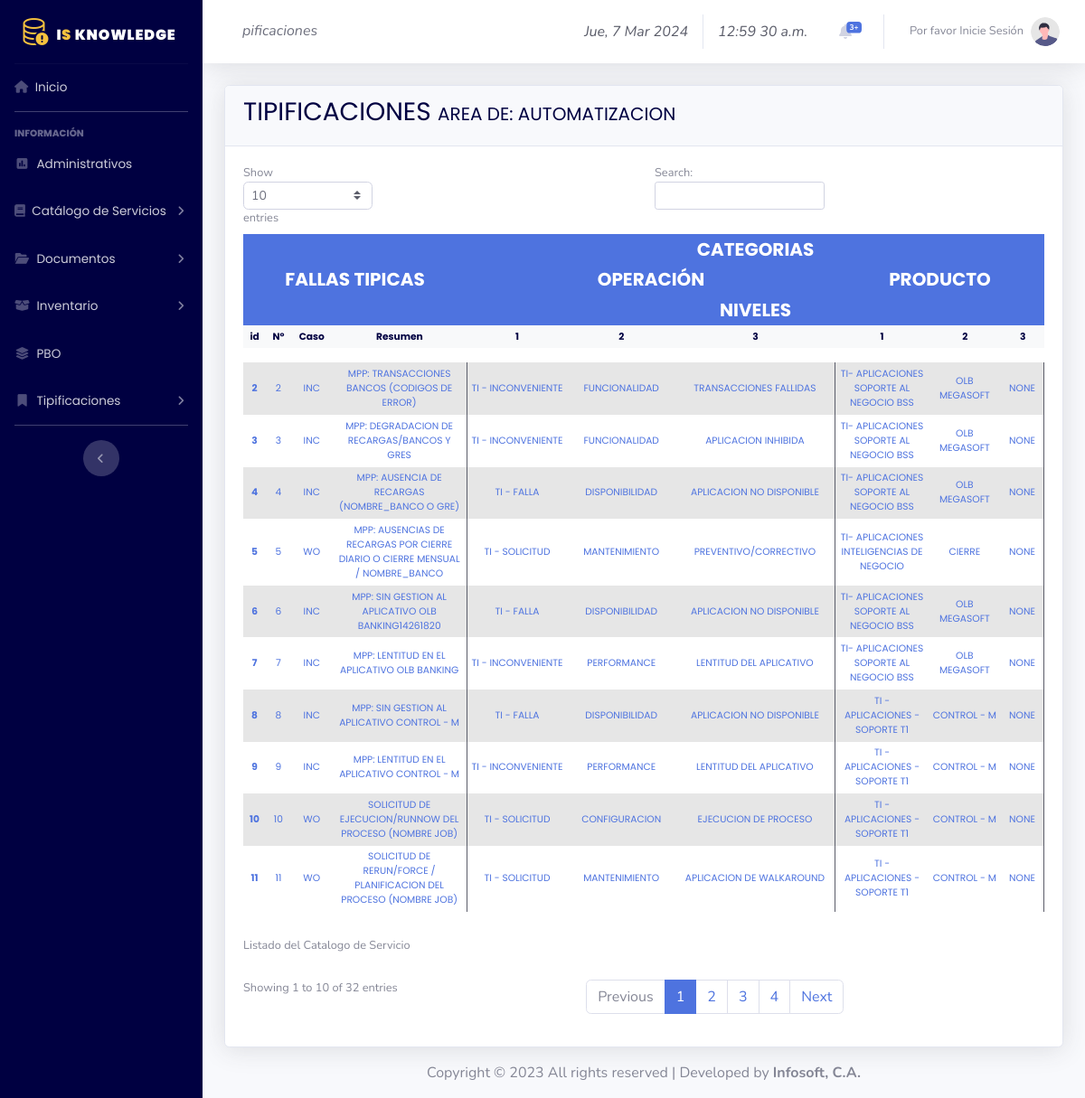
The page /tipificaciones/index.php?tipificaciones=3&area=automatizacion&value=1 on the database its author committed.
### tables this page shows
CREATE TABLE `ke_tipificaciones` (
  `KET_ID` int NOT NULL,
  `KET_ORDER` int NOT NULL,
  `KET_AREA` varchar(255) NOT NULL,
  `KET_TYPE_CASO` varchar(255) NOT NULL,
  `KET_RESUMEN` varchar(255) NOT NULL,
  `KET_OPERACIONES1` varchar(255) NOT NULL,
  `KET_OPERACIONES2` varchar(255) NOT NULL,
  `KET_OPERACIONES3` varchar(255) NOT NULL,
  `KET_PRODUCTO1` varchar(255) NOT NULL,
  `KET_PRODUCTO2` varchar(255) NOT NULL,
  `KET_PRODUCTO3` varchar(255) NOT NULL,
  `KET_CREATION_DATE` date NOT NULL,
  `KET_CREATION_USER` varchar(255) NOT NULL,
  `KET_UPDATE_DATE` date NOT NULL,
  `KET_UPDATE_USER` varchar(255) NOT NULL
);

### conexion/tipificaciones/tipificaciones_filtros.php (called while the page is built, shortened)
<?php
include '../conexion/conexion.php';
$link = $_GET["area"];
$sql = "SELECT * FROM `ke_tipificaciones` where KET_AREA = '$link'";
$result = mysqli_query ($conex, $sql);
print_r(mysqli_error($conex));
print_r(mysqli_error($conex));
print_r(mysqli_error($conex));
print_r(mysqli_error($conex));
print_r(mysqli_error($conex));
print_r(mysqli_error($conex));
print_r(mysqli_error($conex));
print_r(mysqli_error($conex));
print_r(mysqli_error($conex));
print_r(mysqli_error($conex));
?>

### Tipificaciones/tabla.php (the view, shortened to what this page needs)
<?php
     if(isset($_SESSION['userId']) && $_SESSION['typeId'] == 1)  {?>
<div class="card shadow">
    <div class="card-header text-uppercase">
        <p class="h3 titulo obj" id="card">TIPIFICACIONES
            <strong class="h5"> Area de:
                <?php if(isset($_GET["area"])!= null){ echo $link; }else{echo ""; } ?>
            </strong>
        </p>
    </div>
    <div class="card-body small">
        <div class="table-responsive">
            <table class="table table-sm table-striped text-center align-middle table-borderless tabla" width="100%" cellspacing="0" id="dataTable">
                <thead class="table-light">
                    <tr>
                        <th colspan="4" rowspan="3" class="h5 text-uppercase text-white text-center align-middle bg-primary"><strong>Fallas tipicas</strong></th>
                        <th colspan="6" class="h5 text-uppercase text-center text-white bg-primary"><strong>Categorias</strong></th>
                        <th colspan="2" rowspan="3" class="h5 text-uppercase text-center align-middle text-white bg-primary"><strong>Acciones</strong></th>
                    </tr>
                    <tr>
                        <th colspan="3" class="h5 text-uppercase text-center text-white bg-primary"><strong>Operación</strong></th>
                        <th colspan="3" class="h5 text-uppercase text-center text-white bg-primary"><strong>Producto</strong></th>
                    </tr>
                    <tr>
                        <th colspan="6" class="h5 text-uppercase text-center text-white bg-primary"><strong>Niveles</strong></th>
                    </tr>
                    <tr>
                        <th white="0.5px">id</th>
                        <th white="0.5px">N°</th>
                        <th>Caso</th>
                        <th class="">Resumen</th>
                        <th>1</th>
                        <th>2</th>
                        <th>3</th>
                        <th>1</th>
                        <th>2</th>
                        <th>3</th>
                        <th style="width: 6%;">Editar</th>
                        <th style="width: 6%;">Eliminar</th>
                    </tr>
                </thead>
                <tbody class="table-group-divider">
                    <tr>
                        <?php  if(isset($_GET["value"]) == null){ echo "No existen Datos Actualmente!"; }else { foreach ($result as $r) { ?>
                        <th class="text-primary align-middle " white="0.5px"><?= $r['KET_ID']?></th>
                        <td class="text-primary align-middle" white="0.5px" ><?= $r['KET_ORDER'];?></td>
                        <td class="text-primary align-middle"><?= $r['KET_TYPE_CASO']; ?></td>
                        <td class="text-primary align-middle border-end border-dark"><?= $r['KET_RESUMEN']; ?></td>
                        <td class="text-primary align-middle"><?= $r['KET_OPERACIONES1']; ?></td>
                        <td class="text-primary align-middle"><?= $r['KET_OPERACIONES2']; ?></td>
                        <td class="text-primary align-middle border-end border-dark"><?= $r['KET_OPERACIONES3']; ?></td>
                        <td class="text-primary align-middle"><?= $r['KET_PRODUCTO1']; ?></td>
                        <td class="text-primary align-middle"><?= $r['KET_PRODUCTO2']; ?></td>
                        <td class="text-primary align-middle border-end border-dark"><?= $r['KET_PRODUCTO3']; ?></td>
                        <td style="width: 6%;">
                            <a role="button" class="d-none d-sm-inline-block btn btn-primary btn-sm icon-t" data-bs-toggle="modal" href="#edit<?= $r['KET_ID']?>">
                                <i class="fas fa-user-pen fa-sm text-white" ></i> Editar
                            </a>
                        </td>
                        <td style="width: 6%;">
                            <a role="button" class="d-none d-sm-inline-block btn btn-secondary btn-sm icon-t" data-bs-toggle="modal" href="#delete<?= $r['KET_ID']?>">
                                <i class="fas fa-trash-alt fa-sm text-white" ></i> Eliminar
                            </a>
                        </td>
                        <?php include ('../modals/tipificaciones/edit.php')?>
                        <?php include ('../modals/tipificaciones/delete.php')?>
                    </tr>
                    <?php } } ?>
                    <caption>Listado del Catalogo de Servicio</caption>
                </tbody>
            </table>
        </div>
    </div>
</div>
<?php } if(!isset($_SESSION['userId']) || $_SESSION['typeId'] == 2){?>
    <div class="card shadow">
    <div class="card-header text-uppercase">
        <p class="h3 titulo obj" id="card">TIPIFICACIONES
            <strong class="h5"> Area de:
                <?php if(isset($_GET["area"])!= null){ echo $link; }else{echo ""; } ?>
            </strong>
        </p>
    </div>
    <div class="card-body small">
        <div class="table-responsive">
        <table class="table table-sm table-striped text-center align-middle table-borderless tabla" width="100%" cellspacing="0" id="dataTable">
                <thead class="table-light">
                    <tr>
                        <th colspan="4" rowspan="3" class="h5 text-uppercase text-white text-center align-middle bg-primary"><strong>Fallas tipicas</strong></th>
                        <th colspan="6" class="h5 text-uppercase text-center text-white bg-primary"><strong>Categorias</strong></th>
                    </tr>
                    <tr>
                        <th colspan="3" class="h5 text-uppercase text-center text-white bg-primary"><strong>Operación</strong></th>
                        <th colspan="3" class="h5 text-uppercase text-center text-white bg-primary"><strong>Producto</strong></th>
                    </tr>
                    <tr>
                        <th colspan="6" class="h5 text-uppercase text-center text-white bg-primary"><strong>Niveles</strong></th>
                    </tr>
                        <th white="0.5px">id</th>
                        <th white="0.5px">N°</th>
                        <th>Caso</th>
                        <th class="">Resumen</th>
                        <th>1</th>
                        <th>2</th>
                        <th>3</th>
                        <th>1</th>
                        <th>2</th>
                        <th>3</th>
                </thead>
                <tbody class="table-group-divider">
                    <tr>
                        <?php  if(isset($_GET["value"]) == null){ echo "No existen Datos Actualmente!"; }else { foreach ($result as $r) { ?>
                        <th class="text-primary align-middle " white="0.5px"><?= $r['KET_ID']?></th>
                        <td class="text-primary align-middle" white="0.5px" ><?= $r['KET_ORDER'];?></td>
                        <td class="text-primary align-middle"><?= $r['KET_TYPE_CASO']; ?></td>
                        <td class="text-primary align-middle border-end border-dark"><?= $r['KET_RESUMEN']; ?></td>
                        <td class="text-primary align-middle"><?= $r['KET_OPERACIONES1']; ?></td>
                        <td class="text-primary align-middle"><?= $r['KET_OPERACIONES2']; ?></td>
                        <td class="text-primary align-middle border-end border-dark"><?= $r['KET_OPERACIONES3']; ?></td>
                        <td class="text-primary align-middle"><?= $r['KET_PRODUCTO1']; ?></td>
                        <td class="text-primary align-middle"><?= $r['KET_PRODUCTO2']; ?></td>
                        <td class="text-primary align-middle border-end border-dark"><?= $r['KET_PRODUCTO3']; ?></td>
                    </tr>
                    <?php } } ?>
                    <caption>Listado del Catalogo de Servicio</caption>
                </tbody>
            </table>
        </div>
    </div>
</div>
<?php }?>

### style/customstyles.css (style rules this page uses)
.titulo { color: #000041; font-family: 'Poppins', sans-serif; }
th { font-family: 'Poppins', sans-serif; font-size:smaller; color: #000041; }
td { font-family: 'Poppins', sans-serif; font-size: smaller; }

### rows shown on the page
ke_tipificaciones: KET_ID "2", KET_ORDER "2", KET_TYPE_CASO "INC", KET_RESUMEN "MPP: TRANSACCIONES BANCOS (CODIGOS DE ERROR)", KET_OPERACIONES1 "TI - INCONVENIENTE", KET_OPERACIONES2 "FUNCIONALIDAD", KET_OPERACIONES3 "TRANSACCIONES FALLIDAS", KET_PRODUCTO1 "TI- APLICACIONES SOPORTE AL NEGOCIO BSS", KET_PRODUCTO2 "OLB MEGASOFT", KET_PRODUCTO3 "NONE"
ke_tipificaciones: KET_ID "3", KET_ORDER "3", KET_TYPE_CASO "INC", KET_RESUMEN "MPP: DEGRADACION DE RECARGAS/BANCOS Y GRES", KET_OPERACIONES1 "TI - INCONVENIENTE", KET_OPERACIONES2 "FUNCIONALIDAD", KET_OPERACIONES3 "APLICACION INHIBIDA", KET_PRODUCTO1 "TI- APLICACIONES SOPORTE AL NEGOCIO BSS", KET_PRODUCTO2 "OLB MEGASOFT", KET_PRODUCTO3 "NONE"
ke_tipificaciones: KET_ID "4", KET_ORDER "4", KET_TYPE_CASO "INC", KET_RESUMEN "MPP: AUSENCIA DE RECARGAS (NOMBRE_BANCO O GRE)", KET_OPERACIONES1 "TI - FALLA", KET_OPERACIONES2 "DISPONIBILIDAD", KET_OPERACIONES3 "APLICACION NO DISPONIBLE", KET_PRODUCTO1 "TI- APLICACIONES SOPORTE AL NEGOCIO BSS", KET_PRODUCTO2 "OLB MEGASOFT", KET_PRODUCTO3 "NONE"
ke_tipificaciones: KET_ID "5", KET_ORDER "5", KET_TYPE_CASO "WO", KET_RESUMEN "MPP: AUSENCIAS DE RECARGAS POR CIERRE DIARIO O CIERRE MENSUAL / NOMBRE_BANCO", KET_OPERACIONES1 "TI - SOLICITUD", KET_OPERACIONES2 "MANTENIMIENTO", KET_OPERACIONES3 "PREVENTIVO/CORRECTIVO", KET_PRODUCTO1 "TI- APLICACIONES INTELIGENCIAS DE NEGOCIO", KET_PRODUCTO2 "CIERRE", KET_PRODUCTO3 "NONE"
ke_tipificaciones: KET_ID "6", KET_ORDER "6", KET_TYPE_CASO "INC", KET_RESUMEN "MPP: SIN GESTION AL APLICATIVO OLB BANKING14261820", KET_OPERACIONES1 "TI - FALLA", KET_OPERACIONES2 "DISPONIBILIDAD", KET_OPERACIONES3 "APLICACION NO DISPONIBLE", KET_PRODUCTO1 "TI- APLICACIONES SOPORTE AL NEGOCIO BSS", KET_PRODUCTO2 "OLB MEGASOFT", KET_PRODUCTO3 "NONE"
ke_tipificaciones: KET_ID "7", KET_ORDER "7", KET_TYPE_CASO "INC", KET_RESUMEN "MPP: LENTITUD EN EL APLICATIVO OLB BANKING", KET_OPERACIONES1 "TI - INCONVENIENTE", KET_OPERACIONES2 "PERFORMANCE", KET_OPERACIONES3 "LENTITUD DEL APLICATIVO", KET_PRODUCTO1 "TI- APLICACIONES SOPORTE AL NEGOCIO BSS", KET_PRODUCTO2 "OLB MEGASOFT", KET_PRODUCTO3 "NONE"
ke_tipificaciones: KET_ID "8", KET_ORDER "8", KET_TYPE_CASO "INC", KET_RESUMEN "MPP: SIN GESTION AL APLICATIVO CONTROL - M", KET_OPERACIONES1 "TI - FALLA", KET_OPERACIONES2 "DISPONIBILIDAD", KET_OPERACIONES3 "APLICACION NO DISPONIBLE", KET_PRODUCTO1 "TI - APLICACIONES - SOPORTE T1", KET_PRODUCTO2 "CONTROL - M", KET_PRODUCTO3 "NONE"
ke_tipificaciones: KET_ID "9", KET_ORDER "9", KET_TYPE_CASO "INC", KET_RESUMEN "MPP: LENTITUD EN EL APLICATIVO CONTROL - M", KET_OPERACIONES1 "TI - INCONVENIENTE", KET_OPERACIONES2 "PERFORMANCE", KET_OPERACIONES3 "LENTITUD DEL APLICATIVO", KET_PRODUCTO1 "TI - APLICACIONES - SOPORTE T1", KET_PRODUCTO2 "CONTROL - M", KET_PRODUCTO3 "NONE"
ke_tipificaciones: KET_ID "10", KET_ORDER "10", KET_TYPE_CASO "WO", KET_RESUMEN "SOLICITUD DE EJECUCION/RUNNOW DEL PROCESO (NOMBRE JOB)", KET_OPERACIONES1 "TI - SOLICITUD", KET_OPERACIONES2 "CONFIGURACION", KET_OPERACIONES3 "EJECUCION DE PROCESO", KET_PRODUCTO1 "TI - APLICACIONES - SOPORTE T1", KET_PRODUCTO2 "CONTROL - M", KET_PRODUCTO3 "NONE"
ke_tipificaciones: KET_ID "11", KET_ORDER "11", KET_TYPE_CASO "WO", KET_RESUMEN "SOLICITUD DE RERUN/FORCE / PLANIFICACION DEL PROCESO (NOMBRE JOB)", KET_OPERACIONES1 "TI - SOLICITUD", KET_OPERACIONES2 "MANTENIMIENTO", KET_OPERACIONES3 "APLICACION DE WALKAROUND", KET_PRODUCTO1 "TI - APLICACIONES - SOPORTE T1", KET_PRODUCTO2 "CONTROL - M", KET_PRODUCTO3 "NONE"

### other values the page prints
$result "pificaciones"
$link "AUTOMATIZACION"
